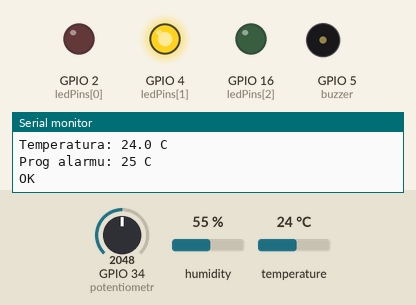
The sketch below on a simulated ESP32. Shown: output pins drawn as LEDs (lit = HIGH), buzzer (waves = sounding), the last lines printed to the serial monitor. The test bench sets the inputs (shaded band); at power-on: temperature 24 °C, GPIO 34 (potentiometr) = 2048, humidity 55 %.

Above: at 1.2 s.
1.3 s: temperature set to 25.5 °C
At 2.4 s:
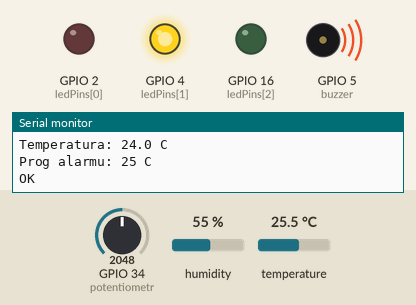
3.5 s: temperature set to 12 °C
At 5.2 s:
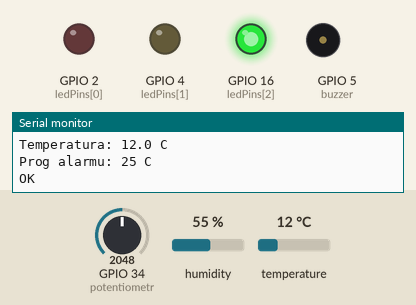
5.5 s: temperature set to 19.5 °C
7.2 s: temperature set to 20.5 °C
At 8.8 s:
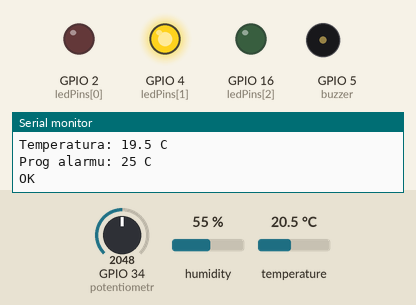
9.5 s: temperature set to 33 °C
At 10.5 s:
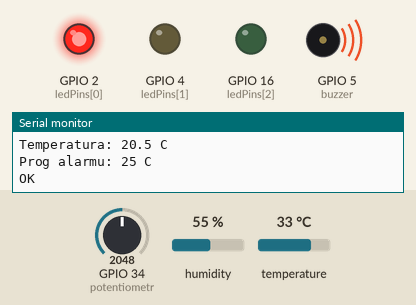
11.5 s: temperature set to 30.5 °C
13.2 s: temperature set to 29.3 °C
At 15.2 s:
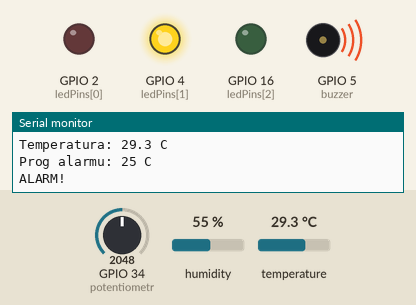
Timing chart, 0 to 16.5 s (numbered marks = the images above; inputs shaded):
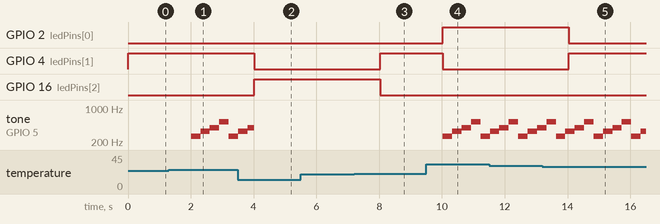

Measured:
- the behaviour switches between 24.9 and 25 °C on temperature (found by bisection; images 0 and 1)
- the behaviour switches between 19.9 and 20 °C on temperature (found by bisection; images 2 and 3)
- the behaviour switches between 30 and 29.9 °C on temperature (found by bisection; images 4 and 5)
- after the input at 1.3 s, tone on GPIO 5 (buzzer): plays 262 Hz for 0.30 s, 330 Hz for 0.30 s, 392 Hz for 0.30 s, 523 Hz for 0.30 s, 262 Hz for 0.29 s, starting after 0.71 s
- after the input at 3.5 s, GPIO 4 (ledPins[1]): HIGH → LOW after 0.52 s; GPIO 16 (ledPins[2]): LOW → HIGH after 0.52 s
- after the input at 7.2 s, GPIO 4 (ledPins[1]): LOW → HIGH after 0.83 s; GPIO 16 (ledPins[2]): HIGH → LOW after 0.83 s
- after the input at 9.5 s, GPIO 2 (ledPins[0]): LOW → HIGH after 0.53 s; GPIO 4 (ledPins[1]): HIGH → LOW after 0.53 s; tone on GPIO 5 (buzzer): plays 262 Hz for 0.30 s, 330 Hz for 0.30 s, 392 Hz for 0.30 s, 523 Hz for 0.30 s, 262 Hz for 0.27 s, starting after 0.53 s
- after the input at 13.2 s, GPIO 2 (ledPins[0]): HIGH → LOW after 0.84 s; GPIO 4 (ledPins[1]): LOW → HIGH after 0.84 s

The sketch:

sketch.ino
```cpp
#include <Arduino.h>
#include "DHT.h"

const byte ALARM = 0;
const byte OKEJ = 1;
const byte JESTCIEPLO = 2;

byte state = OKEJ;
byte note = 0;

const int DHT_PIN = 15;
const byte buzzer = 5;

const byte ledPins[] = {2, 4, 16}; // red, yellow, green

const byte potentiometr = 34;

const int melody[] = {262, 330, 392, 523};
const byte melodyLength = sizeof(melody) / sizeof(melody[0]);

DHT dht(DHT_PIN, DHT22);

unsigned long songTime = 0;
unsigned long serialTime = 0;

void setup() {

  Serial.begin(115200);

  dht.begin();
  ledcAttach(buzzer, 2000, 8);
  for (byte i = 0; i < 3; i++) {
    pinMode(ledPins[i], OUTPUT);
  }
}

void playSong(float temperature, int threshold) {

  if (temperature < threshold) {
    ledcWriteTone(buzzer, 0);
    note = 0;
    return;
  }

  if (millis() - songTime >= 300) {

    songTime = millis();

    ledcWriteTone(buzzer, melody[note]);

    note++;

    if (note >= melodyLength) {
      note = 0;
    }
  }
}

void setState(float temperature) {

  if (temperature >= 30) {
    state = ALARM;
  }
  else if (temperature >= 20) {
    state = JESTCIEPLO;
  }
  else {
    state = OKEJ;
  }
}

void showLeds() {

  switch (state) {

    case ALARM:

      digitalWrite(ledPins[0], HIGH);
      digitalWrite(ledPins[1], LOW);
      digitalWrite(ledPins[2], LOW);

      break;

    case JESTCIEPLO:

      digitalWrite(ledPins[0], LOW);
      digitalWrite(ledPins[1], HIGH);
      digitalWrite(ledPins[2], LOW);

      break;

    case OKEJ:

      digitalWrite(ledPins[0], LOW);
      digitalWrite(ledPins[1], LOW);
      digitalWrite(ledPins[2], HIGH);

      break;
  }
}

void printStatus(float temperature, int threshold) {

  if (millis() - serialTime < 1000) {
    return;
  }

  serialTime = millis();

  Serial.println("Temperatura: " + String(temperature, 1) + " C");
  Serial.println("Prog alarmu: " + String(threshold) + " C");

  if (temperature >= threshold) {
    Serial.println("ALARM!");
  }
  else {
    Serial.println("OK");
  }

  Serial.println();
}

void loop() {

  int valuePotentiometr = analogRead(potentiometr);

  int threshold = map(
    valuePotentiometr,
    0,
    4095,
    20,
    30
  );

  float temperature = dht.readTemperature();

  if (isnan(temperature)) {

    ledcWriteTone(buzzer, 0);

    return;
  }

  setState(temperature);

  showLeds();

  playSong(temperature, threshold);

  printStatus(temperature, threshold);
}
```
